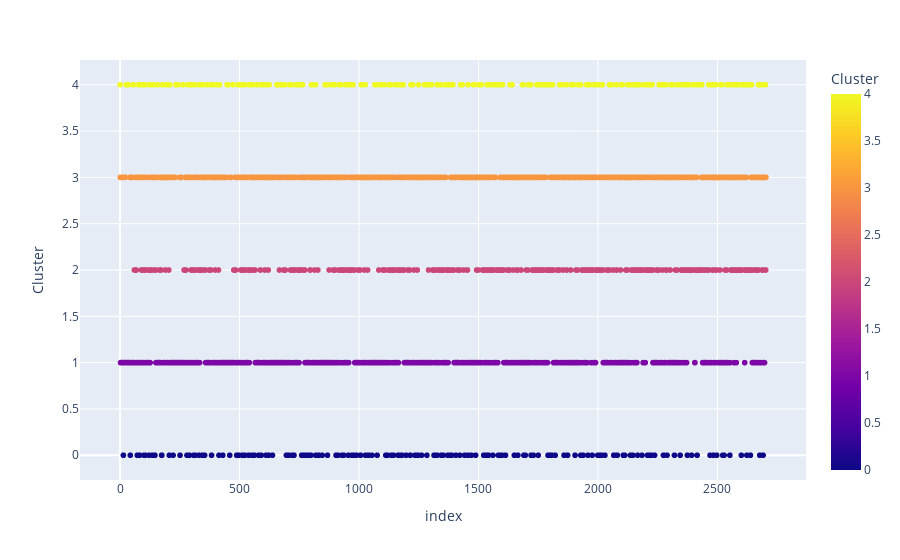

The cell this chart's notebook holds for it:
### Code cell
import plotly.express as px

# Assuming that df is your DataFrame and it includes a 'Cluster' column
fig = px.scatter(df, x=df.index, y='Cluster', color='Cluster')
fig.show()

### Figure 1 — Plotly figure (JSON) as saved in the notebook; plotly's stock layout.template omitted (floating-point values rounded to 4 significant figures; data arrays with more than 128 entries replaced by an {"elided": "..."} marker saying what was removed)
{"data": [{"hovertemplate": "index=%{x}<br>Cluster=%{marker.color}<extra></extra>", "legendgroup": "", "marker": {"color": {"elided": "2704 int values"}, "coloraxis": "coloraxis", "symbol": "circle"}, "mode": "markers", "name": "", "showlegend": false, "type": "scattergl", "x": {"elided": "2704 int values"}, "xaxis": "x", "y": {"elided": "2704 int values"}, "yaxis": "y"}], "layout": {"coloraxis": {"colorbar": {"title": {"text": "Cluster"}}, "colorscale": [[0, "#0d0887"], [0.1111, "#46039f"], [0.2222, "#7201a8"], [0.3333, "#9c179e"], [0.4444, "#bd3786"], [0.5556, "#d8576b"], [0.6667, "#ed7953"], [0.7778, "#fb9f3a"], [0.8889, "#fdca26"], [1, "#f0f921"]]}, "legend": {"tracegroupgap": 0}, "margin": {"t": 60}, "xaxis": {"anchor": "y", "domain": [0, 1], "title": {"text": "index"}}, "yaxis": {"anchor": "x", "domain": [0, 1], "title": {"text": "Cluster"}}}}
